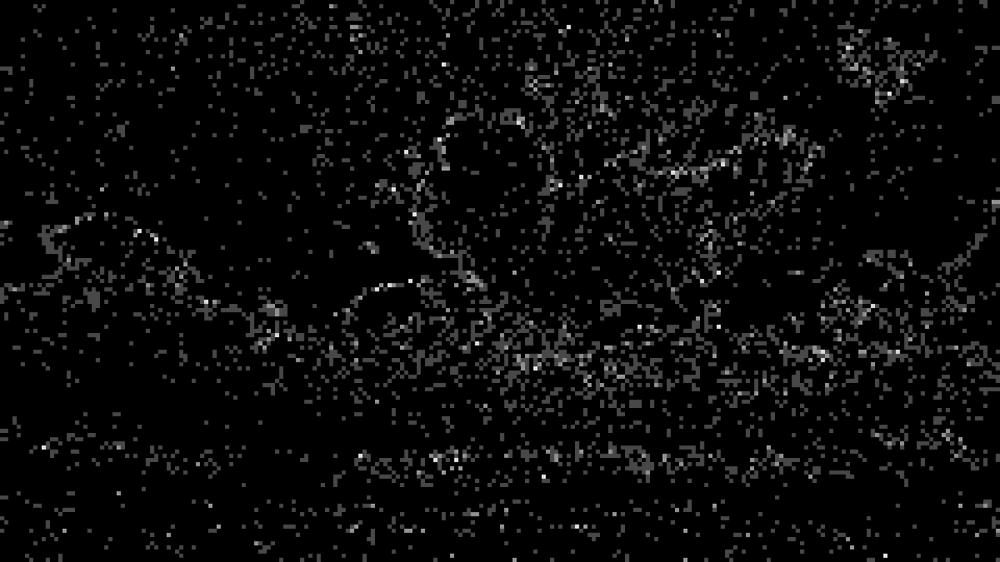
#> input picture Voxel_Engine/motionMapCamera.002.png, 1000 x 562 px, shrunk from 1920 x 1080 before the run
$ python image_analyzer.py motionMapCamera.002.png
#> lines starting #> are read from the running program, lines starting #| are printed output that depends on the picture
import sys
import numpy as np
from PIL import Image
import matplotlib.pyplot as plt

def analyze_brightness(image_path):
    # Open the image and convert to grayscale
#> called with image_path = 'motionMapCamera.002.png'
    img = Image.open(image_path).convert("L")
#> img is the input picture: PIL image 1000x562 L; min 0, max 14, mean 0.595
    data = np.array(img)

    # Compute brightness statistics
    mean_brightness = np.mean(data)
#> mean_brightness = 0.595
    median_brightness = np.median(data)
#> median_brightness = 0
    min_brightness = np.min(data)
#> min_brightness = 0
    max_brightness = np.max(data)
#> max_brightness = 14
    non_zero_pixels = np.count_nonzero(data)
#> non_zero_pixels = 97378

    print(f"Image: {image_path}")
    print(f"Dimensions: {data.shape[1]} x {data.shape[0]}")
#| Dimensions: 1000 x 562
    print(f"Mean Brightness: {mean_brightness:.2f}")
#| Mean Brightness: 0.60
    print(f"Median Brightness: {median_brightness:.2f}")
#| Median Brightness: 0.00
    print(f"Min Brightness: {min_brightness}")
#| Min Brightness: 0
    print(f"Max Brightness: {max_brightness}")
#| Max Brightness: 14
    print(f"Total Non-Zero Pixels: {non_zero_pixels}")
#| Total Non-Zero Pixels: 97378

    # Plot histogram of brightness values
    plt.figure(figsize=(12, 6))

    plt.subplot(1, 2, 1)
    plt.hist(data.flatten(), bins=256, color='gray', alpha=0.8)
    plt.title("Brightness Histogram")
    plt.xlabel("Brightness (0–255)")
    plt.ylabel("Pixel Count")
    plt.grid(True, linestyle='--', alpha=0.5)

    # Plot average brightness per row
    row_brightness = np.mean(data, axis=1)
#> row_brightness = 562 values, max 1.31 at index 350, min 0.033 at index 487, mean 0.595
    plt.subplot(1, 2, 2)
    plt.plot(row_brightness, color='black')
    plt.title("Average Brightness Per Row")
    plt.xlabel("Row")
    plt.ylabel("Brightness (0–255)")
    plt.grid(True, linestyle='--', alpha=0.5)

    plt.tight_layout()
    plt.show()
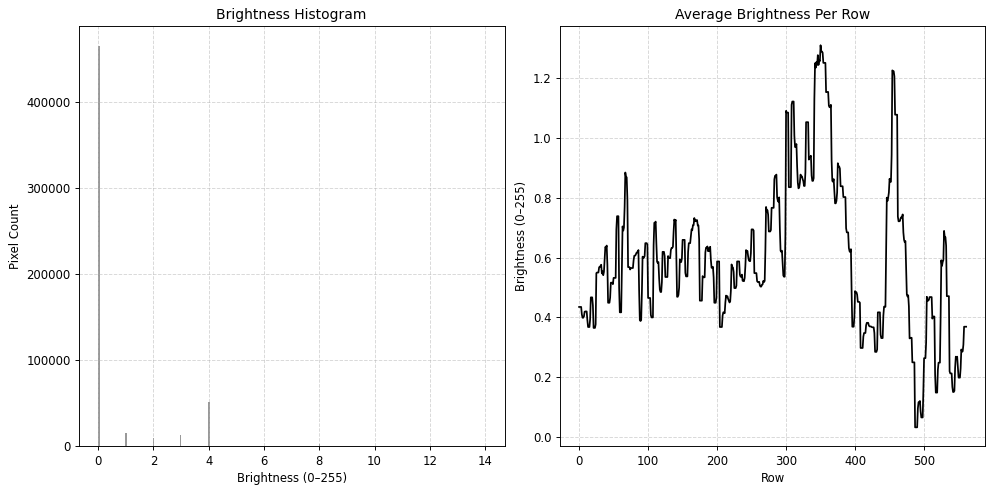
#> figure drawn by matplotlib, 2 panels; panel 1: tallest bar 464622 high, from x = 0 to 0.0547; panel 2: curve peaks at x = 350, y = 1.31

if __name__ == "__main__":
    if len(sys.argv) != 2:
        print("Usage: python analyze_brightness.py <path_to_grayscale_png>")
        sys.exit(1)

    image_path = sys.argv[1]
    analyze_brightness(image_path)
